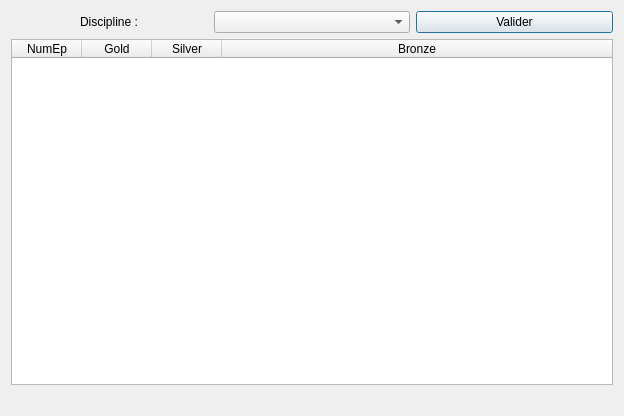
<?xml version="1.0" encoding="UTF-8"?>
<ui version="4.0">
 <class>fct_3_1</class>
 <widget class="QDialog" name="fct_3_1">
  <property name="geometry">
   <rect>
    <x>0</x>
    <y>0</y>
    <width>624</width>
    <height>416</height>
   </rect>
  </property>
  <property name="windowTitle">
   <string>Sportifs d'un pays et un équipe</string>
  </property>
  <layout class="QVBoxLayout" name="verticalLayout">
   <item>
    <layout class="QHBoxLayout" name="horizontalLayout">
     <item alignment="Qt::AlignHCenter">
      <widget class="QLabel" name="label">
       <property name="text">
        <string>Discipline :</string>
       </property>
      </widget>
     </item>
     <item>
      <widget class="QComboBox" name="comboBox_fct_3_1_discipline"/>
     </item>
     <item>
      <widget class="QPushButton" name="pushButton_fct_3_1">
       <property name="text">
        <string>Valider</string>
       </property>
      </widget>
     </item>
    </layout>
   </item>
   <item>
    <widget class="QTableWidget" name="table_fct_3_1">
     <attribute name="horizontalHeaderMinimumSectionSize">
      <number>50</number>
     </attribute>
     <attribute name="horizontalHeaderDefaultSectionSize">
      <number>70</number>
     </attribute>
     <attribute name="horizontalHeaderStretchLastSection">
      <bool>true</bool>
     </attribute>
     <attribute name="verticalHeaderVisible">
      <bool>false</bool>
     </attribute>
     <column>
      <property name="text">
       <string>NumEp</string>
      </property>
     </column>
     <column>
      <property name="text">
       <string>Gold</string>
      </property>
     </column>
     <column>
      <property name="text">
       <string>Silver</string>
      </property>
     </column>
     <column>
      <property name="text">
       <string>Bronze</string>
      </property>
     </column>
    </widget>
   </item>
   <item>
    <widget class="QLabel" name="label_fct_3_1">
     <property name="text">
      <string/>
     </property>
     <property name="alignment">
      <set>Qt::AlignCenter</set>
     </property>
    </widget>
   </item>
  </layout>
 </widget>
 <resources/>
 <connections>
  <connection>
   <sender>pushButton_fct_3_1</sender>
   <signal>clicked()</signal>
   <receiver>fct_3_1</receiver>
   <slot>refreshResult()</slot>
   <hints>
    <hint type="sourcelabel">
     <x>613</x>
     <y>32</y>
    </hint>
    <hint type="destinationlabel">
     <x>91</x>
     <y>1</y>
    </hint>
   </hints>
  </connection>
 </connections>
 <slots>
  <slot>refreshResult()</slot>
 </slots>
</ui>
